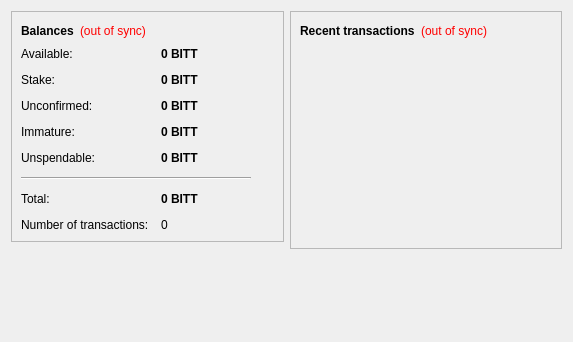
<?xml version="1.0" encoding="UTF-8"?>
<ui version="4.0">
 <class>OverviewPage</class>
 <widget class="QWidget" name="OverviewPage">
  <property name="geometry">
   <rect>
    <x>0</x>
    <y>0</y>
    <width>573</width>
    <height>342</height>
   </rect>
  </property>
  <property name="windowTitle">
   <string>Form</string>
  </property>
  <layout class="QHBoxLayout" name="horizontalLayout" stretch="1,1">
   <item>
    <layout class="QVBoxLayout" name="verticalLayout_2">
     <item>
      <widget class="QFrame" name="frame">
       <property name="frameShape">
        <enum>QFrame::StyledPanel</enum>
       </property>
       <property name="frameShadow">
        <enum>QFrame::Raised</enum>
       </property>
       <layout class="QVBoxLayout" name="verticalLayout_4">
        <item>
         <layout class="QHBoxLayout" name="horizontalLayout_4">
          <item>
           <widget class="QLabel" name="label_5">
            <property name="font">
             <font>
              <weight>75</weight>
              <bold>true</bold>
             </font>
            </property>
            <property name="text">
             <string>Balances</string>
            </property>
           </widget>
          </item>
          <item>
           <widget class="QLabel" name="labelWalletStatus">
            <property name="toolTip">
             <string>The displayed information may be out of date. Your wallet automatically synchronizes with the BitcoinTitanium network after a connection is established, but this process has not completed yet.</string>
            </property>
            <property name="styleSheet">
             <string notr="true">QLabel { color: red; }</string>
            </property>
            <property name="text">
             <string notr="true">(out of sync)</string>
            </property>
            <property name="alignment">
             <set>Qt::AlignLeading|Qt::AlignLeft|Qt::AlignVCenter</set>
            </property>
           </widget>
          </item>
          <item>
           <spacer name="horizontalSpacer_2">
            <property name="orientation">
             <enum>Qt::Horizontal</enum>
            </property>
            <property name="sizeHint" stdset="0">
             <size>
              <width>40</width>
              <height>20</height>
             </size>
            </property>
           </spacer>
          </item>
         </layout>
        </item>
        <item>
         <layout class="QFormLayout" name="formLayout_2">
          <property name="fieldGrowthPolicy">
           <enum>QFormLayout::AllNonFixedFieldsGrow</enum>
          </property>
          <property name="horizontalSpacing">
           <number>12</number>
          </property>
          <property name="verticalSpacing">
           <number>12</number>
          </property>
          <item row="0" column="0">
           <widget class="QLabel" name="labelAvailableText">
            <property name="toolTip">
             <string>Your current available balance</string>
            </property>
            <property name="text">
             <string>Available:</string>
            </property>
           </widget>
          </item>
          <item row="0" column="1">
           <widget class="QLabel" name="labelAvailable">
            <property name="font">
             <font>
              <weight>75</weight>
              <bold>true</bold>
             </font>
            </property>
            <property name="cursor">
             <cursorShape>IBeamCursor</cursorShape>
            </property>
            <property name="toolTip">
             <string>Your current available balance</string>
            </property>
            <property name="text">
             <string notr="true">0 BITT</string>
            </property>
            <property name="alignment">
             <set>Qt::AlignLeading|Qt::AlignLeft|Qt::AlignVCenter</set>
            </property>
            <property name="textInteractionFlags">
             <set>Qt::LinksAccessibleByMouse|Qt::TextSelectableByKeyboard|Qt::TextSelectableByMouse</set>
            </property>
           </widget>
          </item>
          <item row="1" column="0">
           <widget class="QLabel" name="label_6">
            <property name="toolTip">
             <string>Total of coins that was staked, and do not yet count toward the current balance</string>
            </property>
            <property name="text">
             <string>Stake:</string>
            </property>
           </widget>
          </item>
          <item row="1" column="1">
           <widget class="QLabel" name="labelStake">
            <property name="font">
             <font>
              <weight>75</weight>
              <bold>true</bold>
             </font>
            </property>
            <property name="cursor">
             <cursorShape>IBeamCursor</cursorShape>
            </property>
            <property name="toolTip">
             <string>Total of coins that was staked, and do not yet count toward the current balance</string>
            </property>
            <property name="text">
             <string notr="true">0 BITT</string>
            </property>
            <property name="alignment">
             <set>Qt::AlignLeading|Qt::AlignLeft|Qt::AlignVCenter</set>
            </property>
            <property name="textInteractionFlags">
             <set>Qt::LinksAccessibleByMouse|Qt::TextSelectableByKeyboard|Qt::TextSelectableByMouse</set>
            </property>
           </widget>
          </item>
          <item row="2" column="0">
           <widget class="QLabel" name="label_3">
            <property name="toolTip">
             <string>Total of transactions that have yet to be confirmed, and do not yet count toward the current balance</string>
            </property>
            <property name="text">
             <string>Unconfirmed:</string>
            </property>
           </widget>
          </item>
          <item row="2" column="1">
           <widget class="QLabel" name="labelUnconfirmed">
            <property name="font">
             <font>
              <weight>75</weight>
              <bold>true</bold>
             </font>
            </property>
            <property name="cursor">
             <cursorShape>IBeamCursor</cursorShape>
            </property>
            <property name="toolTip">
             <string>Total of transactions that have yet to be confirmed, and do not yet count toward the current balance</string>
            </property>
            <property name="text">
             <string notr="true">0 BITT</string>
            </property>
            <property name="alignment">
             <set>Qt::AlignLeading|Qt::AlignLeft|Qt::AlignVCenter</set>
            </property>
            <property name="textInteractionFlags">
             <set>Qt::LinksAccessibleByMouse|Qt::TextSelectableByKeyboard|Qt::TextSelectableByMouse</set>
            </property>
           </widget>
          </item>
          <item row="3" column="0">
           <widget class="QLabel" name="labelImmatureText">
            <property name="toolTip">
             <string>Mined balance that has not yet matured</string>
            </property>
            <property name="text">
             <string>Immature:</string>
            </property>
           </widget>
          </item>
          <item row="3" column="1">
           <widget class="QLabel" name="labelImmature">
            <property name="font">
             <font>
              <weight>75</weight>
              <bold>true</bold>
             </font>
            </property>
            <property name="toolTip">
             <string>Mined balance that has not yet matured</string>
            </property>
            <property name="text">
             <string notr="true">0 BITT</string>
            </property>
            <property name="alignment">
             <set>Qt::AlignLeading|Qt::AlignLeft|Qt::AlignVCenter</set>
            </property>
            <property name="textInteractionFlags">
             <set>Qt::LinksAccessibleByMouse|Qt::TextSelectableByKeyboard|Qt::TextSelectableByMouse</set>
            </property>
           </widget>
          </item>
          <item row="4" column="0">
           <widget class="QLabel" name="labelBalanceWatchOnlyText">
            <property name="toolTip">
             <string>Your unspendable balance</string>
            </property>
            <property name="text">
             <string>Unspendable:</string>
            </property>
           </widget>
          </item>
          <item row="4" column="1">
           <widget class="QLabel" name="labelBalanceWatchOnly">
            <property name="font">
             <font>
              <weight>75</weight>
              <bold>true</bold>
             </font>
            </property>
            <property name="cursor">
             <cursorShape>IBeamCursor</cursorShape>
            </property>
            <property name="toolTip">
             <string>Your unspendable balance</string>
            </property>
            <property name="text">
             <string notr="true">0 BITT</string>
            </property>
            <property name="alignment">
             <set>Qt::AlignLeading|Qt::AlignLeft|Qt::AlignVCenter</set>
            </property>
            <property name="textInteractionFlags">
             <set>Qt::LinksAccessibleByMouse|Qt::TextSelectableByKeyboard|Qt::TextSelectableByMouse</set>
            </property>
           </widget>
          </item>
          <item row="5" column="0" colspan="2">
           <widget class="Line" name="line">
            <property name="maximumSize">
             <size>
              <width>230</width>
              <height>16777215</height>
             </size>
            </property>
            <property name="orientation">
             <enum>Qt::Horizontal</enum>
            </property>
           </widget>
          </item>
          <item row="6" column="0">
           <widget class="QLabel" name="labelTotalText">
            <property name="toolTip">
             <string>Your current total balance</string>
            </property>
            <property name="text">
             <string>Total:</string>
            </property>
           </widget>
          </item>
          <item row="6" column="1">
           <widget class="QLabel" name="labelTotal">
            <property name="font">
             <font>
              <weight>75</weight>
              <bold>true</bold>
             </font>
            </property>
            <property name="toolTip">
             <string>Your current total balance</string>
            </property>
            <property name="text">
             <string notr="true">0 BITT</string>
            </property>
            <property name="alignment">
             <set>Qt::AlignLeading|Qt::AlignLeft|Qt::AlignVCenter</set>
            </property>
            <property name="textInteractionFlags">
             <set>Qt::LinksAccessibleByMouse|Qt::TextSelectableByKeyboard|Qt::TextSelectableByMouse</set>
            </property>
           </widget>
          </item>
          <item row="7" column="0">
           <widget class="QLabel" name="label_2">
            <property name="toolTip">
             <string>Total number of transactions in wallet</string>
            </property>
            <property name="text">
             <string>Number of transactions:</string>
            </property>
           </widget>
          </item>
          <item row="7" column="1">
           <widget class="QLabel" name="labelNumTransactions">
            <property name="toolTip">
             <string>Total number of transactions in wallet</string>
            </property>
            <property name="text">
             <string notr="true">0</string>
            </property>
           </widget>
          </item>
         </layout>
        </item>
       </layout>
      </widget>
     </item>
     <item>
      <spacer name="verticalSpacer">
       <property name="orientation">
        <enum>Qt::Vertical</enum>
       </property>
       <property name="sizeHint" stdset="0">
        <size>
         <width>20</width>
         <height>40</height>
        </size>
       </property>
      </spacer>
     </item>
    </layout>
   </item>
   <item>
    <layout class="QVBoxLayout" name="verticalLayout_3">
     <item>
      <widget class="QFrame" name="frame_2">
       <property name="frameShape">
        <enum>QFrame::StyledPanel</enum>
       </property>
       <property name="frameShadow">
        <enum>QFrame::Raised</enum>
       </property>
       <layout class="QVBoxLayout" name="verticalLayout">
        <item>
         <layout class="QHBoxLayout" name="horizontalLayout_2">
          <item>
           <widget class="QLabel" name="label_4">
            <property name="text">
             <string>&lt;b&gt;Recent transactions&lt;/b&gt;</string>
            </property>
           </widget>
          </item>
          <item>
           <widget class="QLabel" name="labelTransactionsStatus">
            <property name="toolTip">
             <string>The displayed information may be out of date. Your wallet automatically synchronizes with the BITT network after a connection is established, but this process has not completed yet.</string>
            </property>
            <property name="styleSheet">
             <string notr="true">QLabel { color: red; }</string>
            </property>
            <property name="text">
             <string notr="true">(out of sync)</string>
            </property>
            <property name="alignment">
             <set>Qt::AlignRight|Qt::AlignTrailing|Qt::AlignVCenter</set>
            </property>
           </widget>
          </item>
          <item>
           <spacer name="horizontalSpacer">
            <property name="orientation">
             <enum>Qt::Horizontal</enum>
            </property>
            <property name="sizeHint" stdset="0">
             <size>
              <width>40</width>
              <height>20</height>
             </size>
            </property>
           </spacer>
          </item>
         </layout>
        </item>
        <item>
         <widget class="QListView" name="listTransactions">
          <property name="styleSheet">
           <string notr="true">QListView { background: transparent; }</string>
          </property>
          <property name="frameShape">
           <enum>QFrame::NoFrame</enum>
          </property>
          <property name="verticalScrollBarPolicy">
           <enum>Qt::ScrollBarAlwaysOff</enum>
          </property>
          <property name="horizontalScrollBarPolicy">
           <enum>Qt::ScrollBarAlwaysOff</enum>
          </property>
          <property name="selectionMode">
           <enum>QAbstractItemView::NoSelection</enum>
          </property>
         </widget>
        </item>
       </layout>
      </widget>
     </item>
     <item>
      <spacer name="verticalSpacer_2">
       <property name="orientation">
        <enum>Qt::Vertical</enum>
       </property>
       <property name="sizeHint" stdset="0">
        <size>
         <width>20</width>
         <height>40</height>
        </size>
       </property>
      </spacer>
     </item>
    </layout>
   </item>
  </layout>
 </widget>
 <resources/>
 <connections/>
</ui>
